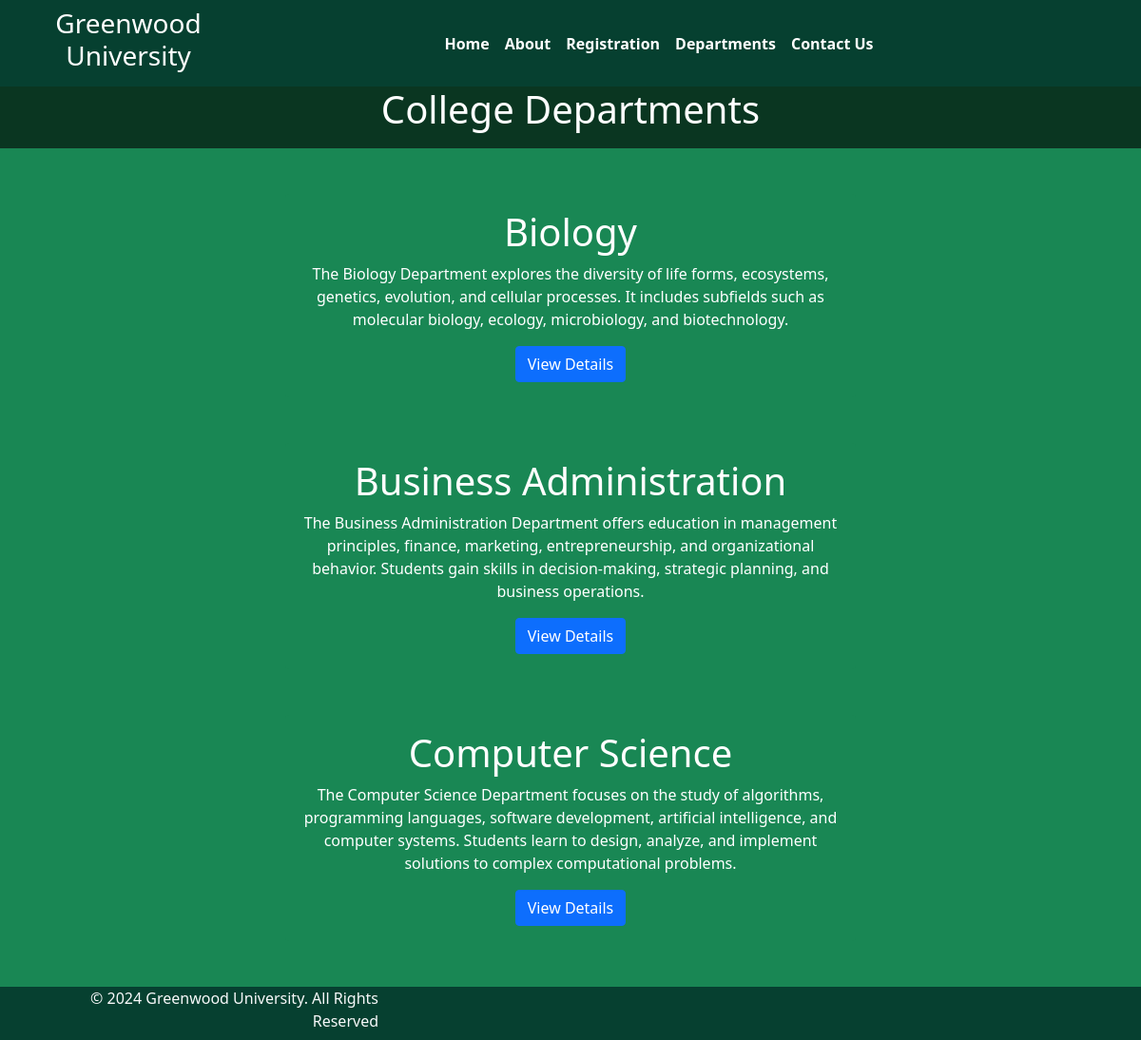
Page /department/ on the committed database.
### home/models.py (models this page shows, shortened)
class Department(models.Model):
    name = models.CharField(max_length=100)
    dep_description = models.TextField()

### home/views.py (the view)
# urls.py: path('department/', views.department, name='department'),
def department(request):
    dict_dept = {
        'dept': Department.objects.all()
    }
    return render(request, 'Department.html', dict_dept)

### templates/department.html (shortened to what this page needs)
{% extends 'base.html' %}
{% block content %}
<div style="background-color: rgba(0, 0, 0, 0.6);">
<h1 class="text-center" style="color: white">College Departments</h1>
<hr>
</div>
{% for d in dept %}
<div class="mx-auto w-50 bg-success text-center text-white p-3 my-5 border-warning rounded">
    <h1>{{d.name}}</h1>
    <p> {{d.dep_description}}</p>
    <a href="{% url 'department_detail' d.id %}" class="btn btn-primary">View Details</a>
</div>
{% endfor %}
{% endblock %}

### templates/base.html (shortened to what this page needs)
{% load static %}
<!DOCTYPE html>
<html>
<head>
  <link rel="stylesheet" href="https://cdn.jsdelivr.net/npm/bootstrap@5.1.3/dist/css/bootstrap.min.css">
  <link rel="stylesheet" href="https://use.fontawesome.com/releases/v5.2.0/css/all.css">
  <link rel="stylesheet" href="{% static '/css/style.css'%}">
</head>
<body>
  <nav class="navbar custom-navbar navbar-expand-md" style="background-color: #064030;">
    <div class="container">
      <div class="col-2 text-left pl-md-0">
        <h3 class="text-white">Greenwood University</h3>
      </div>
      <div class="collapse navbar-collapse justify-content-center col-md-8 navbar-collapse-3">
        <ul class="navbar-nav justify-content-center  fw-bold">
          <li class="nav-item active">
            <a class="nav-link text-white" href="{% url 'home'%}">Home </a>
          </li>
          <li class="nav-item">
            <a class="nav-link text-white" href="{% url 'about'%}">About</a>
          </li>
          <li class="nav-item">
            <a class="nav-link text-white" href="{% url 'registration'%}">Registration</a>
          </li>
          <li class="nav-item">
            <a class="nav-link text-white" href="{% url 'department'%}">Departments</a>
          </li>
          <li class="nav-item">
            <a class="nav-link text-white" href="{% url 'contact'%}">Contact Us</a>
          </li>
        </ul>
      </div>
    </div>
  </nav>
  {% block content %}{% endblock %}
  <section class="">
    <footer class="pt-0 pb-2  bg-dark-green text-light">
      <div class="container">
        <div class="row align-items-center">
          <div class="col-12 col-md-4 mt-4 mt-md-0 text-center text-md-end">
            © 2024 Greenwood University. All Rights Reserved
          </div>
        </div>
      </div>
    </footer>
  </section>
</body>
</html>

### static/css/style.css (style rules this page uses)
.bg-dark-green { background-color: #064030; }
.custom-navbar { background-color: #064030; }
.row { display: flex; justify-content: space-between; margin-top: 20px; }

### templates/base.html (style rules this page uses)
body { background-color: #198754; background-repeat: no-repeat; text-align: center; background-size: cover; }

### templates/department.html (style rules this page uses)
body { background-image: url('https://images.unsplash.com/photo-1582481725274-d63bdf929a90?q=80&w=2070&auto=format&fit=crop&ixlib=rb-4.0.3&ixid=M3wxMjA3fDB8MHxwaG90by1wYWdlfHx8fGVufDB8fHx8fA%3D%3D'); background-repeat: no-repeat; text-align: center; background-size: cover; }

### rows in the picture
Department: name "Biology", dep_description "The Biology Department explores the diversity of life forms, ecosystems, genetics, evolution, and cellular processes. It includes subfields such as molecular biology, ecology, microbiology, and biotechnology."
Department: name "Business Administration", dep_description "The Business Administration Department offers education in management principles, finance, marketing, entrepreneurship, and organizational behavior. Students gain skills in decision-making, strategic planning, and business operations."
Department: name "Computer Science", dep_description "The Computer Science Department focuses on the study of algorithms, programming languages, software development, artificial intelligence, and computer systems. Students learn to design, analyze, and implement solutions to complex computational problems."
